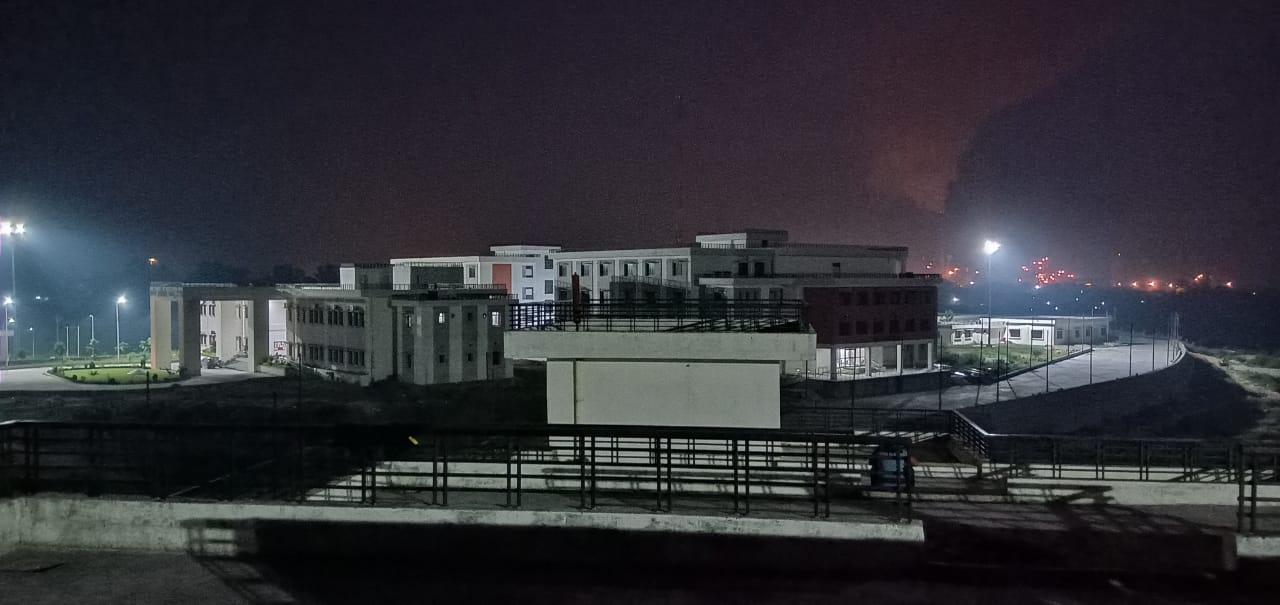
#> input picture college.jpg, 1280 x 605 px, found by its file name
$ jupyter execute --allow-errors project.ipynb
#> lines starting #> are read from the running program, lines starting #| are printed output that depends on the picture; after the words box and inside, x2 and y2 are one past the last pixel; in counts of white or black regions, pixels touching at a corner belong together
[cell 1]
import cv2
import numpy as np
import matplotlib.pyplot as plt

[cell 2]
def max_filtering(N, I_temp):
    wall = np.full((I_temp.shape[0]+(N//2)*2, I_temp.shape[1]+(N//2)*2), -1)
    wall[(N//2):wall.shape[0]-(N//2), (N//2):wall.shape[1]-(N//2)] = I_temp.copy()
    temp = np.full((I_temp.shape[0]+(N//2)*2, I_temp.shape[1]+(N//2)*2), -1)
    for y in range(0,wall.shape[0]):
        for x in range(0,wall.shape[1]):
            if wall[y,x]!=-1:
                window = wall[y-(N//2):y+(N//2)+1,x-(N//2):x+(N//2)+1]
                num = np.amax(window)
                temp[y,x] = num
    A = temp[(N//2):wall.shape[0]-(N//2), (N//2):wall.shape[1]-(N//2)].copy()
    return A

[cell 3]
def min_filtering(N, A):
    wall_min = np.full((A.shape[0]+(N//2)*2, A.shape[1]+(N//2)*2), 300)
    wall_min[(N//2):wall_min.shape[0]-(N//2), (N//2):wall_min.shape[1]-(N//2)] = A.copy()
    temp_min = np.full((A.shape[0]+(N//2)*2, A.shape[1]+(N//2)*2), 300)
    for y in range(0,wall_min.shape[0]):
        for x in range(0,wall_min.shape[1]):
            if wall_min[y,x]!=300:
                window_min = wall_min[y-(N//2):y+(N//2)+1,x-(N//2):x+(N//2)+1]
                num_min = np.amin(window_min)
                temp_min[y,x] = num_min
    B = temp_min[(N//2):wall_min.shape[0]-(N//2), (N//2):wall_min.shape[1]-(N//2)].copy()
    return B

[cell 4]
def background_subtraction(I, B):
    O = I - B
    norm_img = cv2.normalize(O, None, 0,255, norm_type=cv2.NORM_MINMAX)
    return norm_img

def min_max_filtering(M, N, I):
    if M == 0:
        #max_filtering
        A = max_filtering(N, I)
        #min_filtering
        B = min_filtering(N, A)
        #subtraction
        normalised_img = background_subtraction(I, B)
    elif M == 1:
        #min_filtering
        A = min_filtering(N, I)
        #max_filtering
        B = max_filtering(N, A)
        #subtraction
        normalised_img = background_subtraction(I, B)
    return normalised_img

[cell 5]
P = cv2.imread('C:/Users/Abhishek Kumar/Desktop/Project/Other Files/Shadow detection and removal/Code/imgages.jpg',0)
#> (the rest of this cell did not finish here and is left out)

#> (a cell that did not finish here is left out)

[cell 7]
P = cv2.imread('C:/Users/Abhishek Kumar/Desktop/Project/Other Files/Shadow detection and removal/Code/college.jpg',0)
#> P: shape (605, 1280); min 0, max 255, mean 50
plt.imshow(P,cmap='gray')
plt.title("original image")
plt.show()

[cell 8]
O_P = min_max_filtering(M = 0, N = 30, I = P)
#> call 2 of max_filtering, with N = 30
#> after the loop in max_filtering (call 2), `for y in range(0,wall.shape[0]):`:
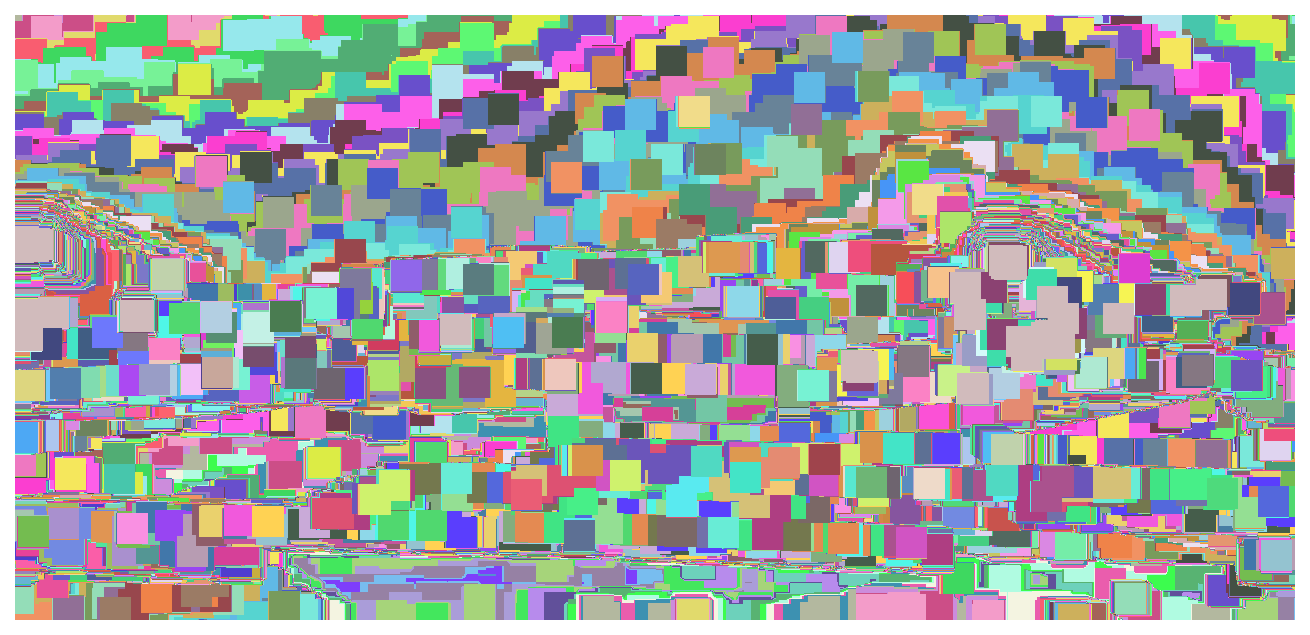
#> temp: shape (635, 1310) int64; 252 distinct labels, from -1 to 255; one colour per label, 0 black, -1 white
#> after the loop in max_filtering (call 2), `for y in range(0,wall.shape[0]):`: window: shape (31, 31) int64; 6 distinct labels, from -1 to 7
#> in max_filtering (call 2), `A = temp[(N//2):wall.shape[0]-(N//2), (N//2):wall.shape[1]-(N//2)].cop..`:
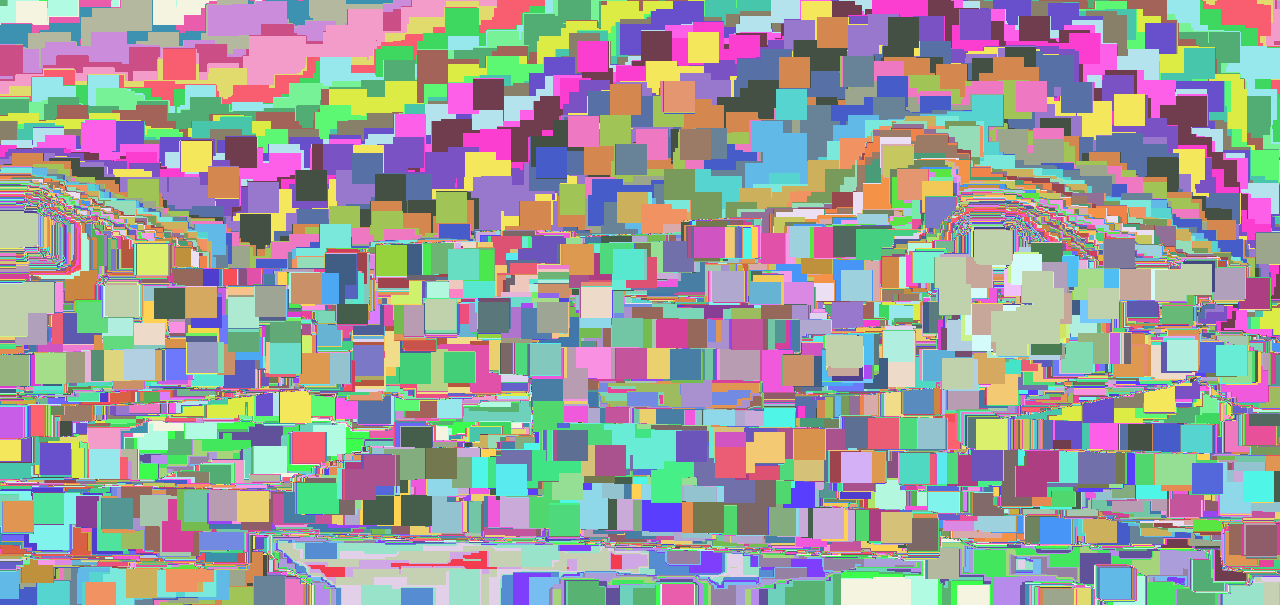
#> A: shape (605, 1280) int64; 251 distinct labels, from 5 to 255; one colour per label, 0 black
#> in min_filtering, `wall_min[(N//2):wall_min.shape[0]-(N//2), (N//2):wall_min.shape[1]-(N/..`: wall_min: shape (635, 1310) int64; 252 distinct labels, from 5 to 300
#> after the loop in min_filtering, `for y in range(0,wall_min.shape[0]):`:
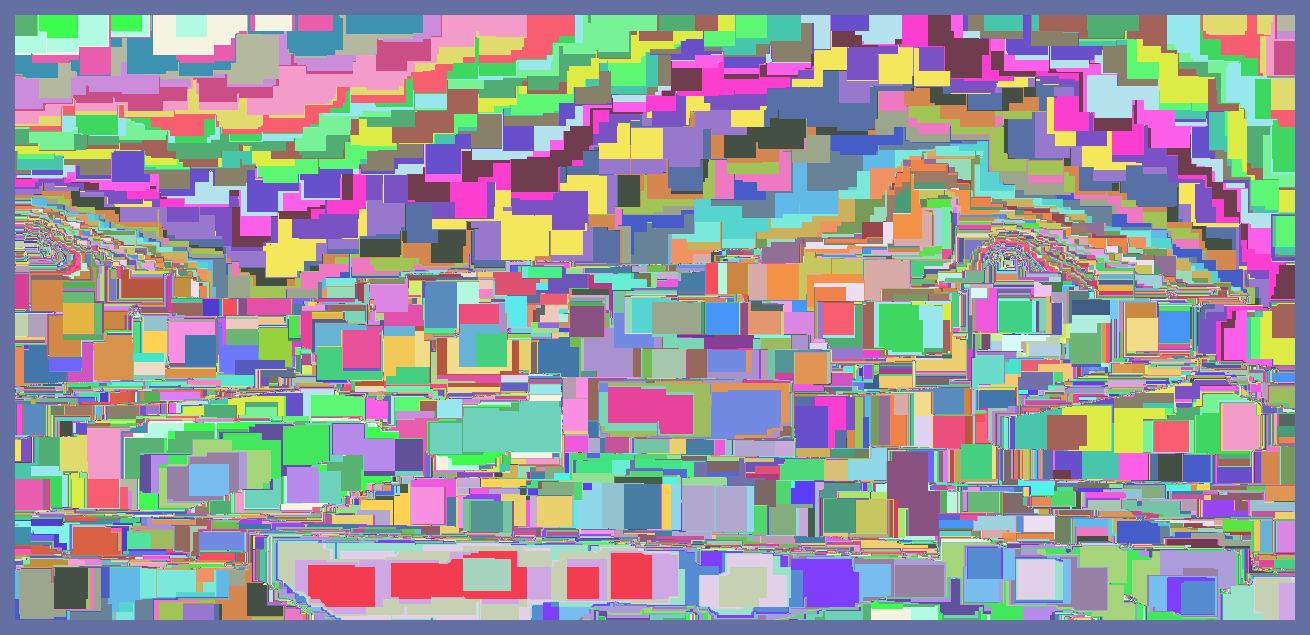
#> temp_min: shape (635, 1310) int64; 252 distinct labels, from 5 to 300; one colour per label, 0 black
#> after the loop in min_filtering, `for y in range(0,wall_min.shape[0]):`: window_min: shape (31, 31) int64; 3 distinct labels, from 7 to 300
#> in min_filtering, `B = temp_min[(N//2):wall_min.shape[0]-(N//2), (N//2):wall_min.shape[1]..`: B: shape (605, 1280) int64; 251 distinct labels, from 5 to 255


#Display final output
plt.imshow(O_P, cmap = 'gray')
plt.title("Final output")
plt.show()

[cell 9]
P = cv2.imread('C:/Users/Abhishek Kumar/Desktop/Project/Other Files/Shadow detection and removal/Code/images.jpg',0)
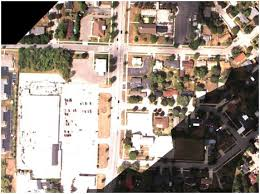
#> input picture images.jpg, 260 x 194 px, found by its file name
#> P: shape (194, 260); min 0, max 255, mean 145.9
plt.imshow(P,cmap='gray')
plt.title("original image")
plt.show()

[cell 10]
O_P = min_max_filtering(M = 0, N = 20, I = P)
#> call 3 of max_filtering, with N = 20
#> after the loop in max_filtering (call 3), `for y in range(0,wall.shape[0]):`:
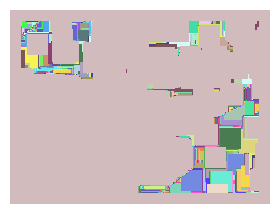
#> temp: shape (214, 280) int64; 195 distinct labels, from -1 to 255; one colour per label, 0 black, -1 white
#> in max_filtering (call 3), `A = temp[(N//2):wall.shape[0]-(N//2), (N//2):wall.shape[1]-(N//2)].cop..`: A: shape (194, 260) int64; 194 distinct labels, from 2 to 255
#> call 2 of min_filtering, with N = 20
#> in min_filtering (call 2), `wall_min[(N//2):wall_min.shape[0]-(N//2), (N//2):wall_min.shape[1]-(N/..`:
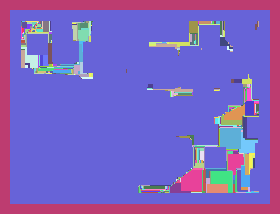
#> wall_min: shape (214, 280) int64; 195 distinct labels, from 2 to 300; one colour per label, 0 black
#> after the loop in min_filtering (call 2), `for y in range(0,wall_min.shape[0]):`:
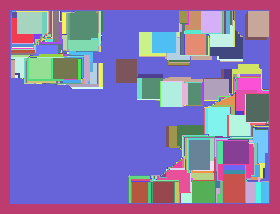
#> temp_min: shape (214, 280) int64; 195 distinct labels, from 2 to 300; one colour per label, 0 black
#> after the loop in min_filtering (call 2), `for y in range(0,wall_min.shape[0]):`:
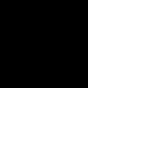
#> window_min: shape (21, 21) int64 (shown 8 times larger); values 255 (black) and 300 (white), 72.6% white; 1 black region, box (x1, y1, x2, y2) and area: (0, 0, 11, 11) 121
#> in min_filtering (call 2), `B = temp_min[(N//2):wall_min.shape[0]-(N//2), (N//2):wall_min.shape[1]..`:
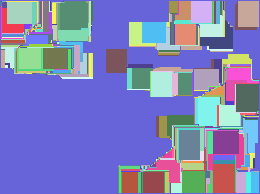
#> B: shape (194, 260) int64; 194 distinct labels, from 2 to 255; one colour per label, 0 black
#> in background_subtraction (call 2), `O = I - B`:
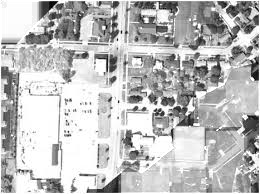
#> O: shape (194, 260) int64; min -255, max 0, mean -64.97; drawn with min black and max white
